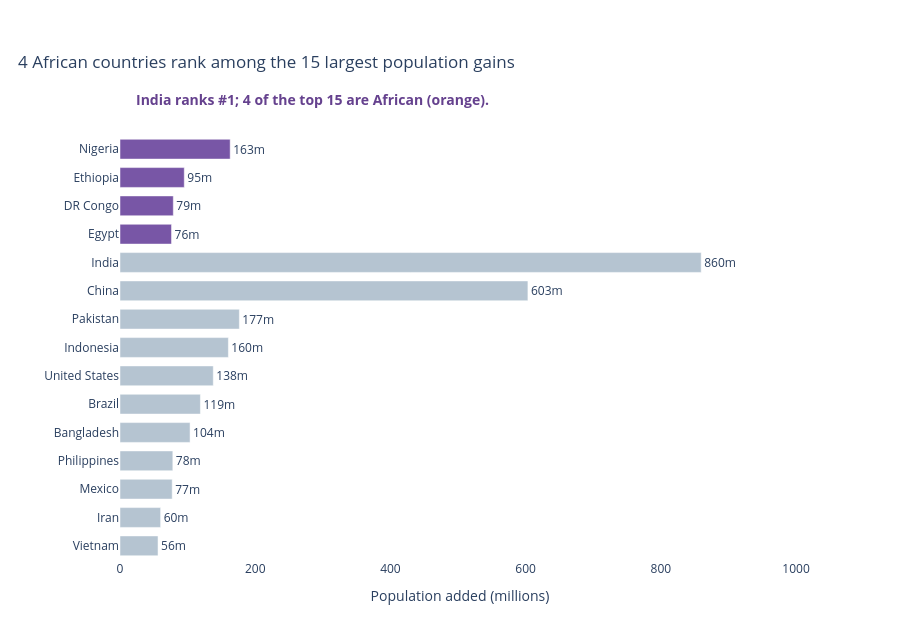

Notebook cell for this chart:
### Markdown cell above
**Chart choice & justification:** A sorted horizontal bar chart makes ranking and country names easy to read. Bars start at zero, while orange highlights African countries against grey context bars; direct values and a count annotation answer both parts of the question (Lecture 2).

**What the chart shows:** India added the most people between 1970 and 2022, about 860 million, followed by China with about 603 million. Four of the top 15 countries are in Africa: Nigeria, Ethiopia, DR Congo and Egypt. I chose horizontal bars because country names are easier to read and the ranking is immediately clear. Highlighting African countries in orange helps answer the second part without making the chart too colourful.

### Code cell
# The key finding is shown through the title, labels and annotations.
# Q2 — Lecture 2: sorted horizontal bars, zero baseline, Africa accent
ranked = df.assign(Added=df['2022 Population']-df['1970 Population']).nlargest(15,'Added').copy()
ranked['Added_m'] = ranked['Added']/1e6
ranked = ranked.sort_values('Added_m')
ranked['Group'] = np.where(ranked.Continent.eq('Africa'),'Africa','Other continents')
africa_count = int(ranked.Continent.eq('Africa').sum())
fig = px.bar(ranked, x='Added_m', y='Country', orientation='h', color='Group',
             color_discrete_map={'Africa':'#7856A6','Other continents':'#B5C4D1'},
             text='Added_m', template='plotly_white',
             title=f'{africa_count} African countries rank among the 15 largest population gains',
             labels={'Added_m':'People added, 1970–2022 (millions)'})
fig.update_traces(texttemplate='%{x:,.0f}m', textposition='outside', cliponaxis=False)
fig.update_layout(showlegend=False, height=620, title_x=.02, margin=dict(l=120,r=95,t=85,b=60),
                  yaxis_title='', xaxis_title='Population added (millions)', bargap=.3)
fig.update_xaxes(range=[0,ranked.Added_m.max()*1.17],showgrid=False,zeroline=False)
fig.update_yaxes(showgrid=False)



fig.add_annotation(x=.02,y=1.11,xref='paper',yref='paper',showarrow=False,xanchor='left',
                   text=f'<b>India ranks #1; {africa_count} of the top 15 are African (orange).</b>',
                   font=dict(size=14,color='#65418E'))
fig.update_layout(margin=dict(l=120,r=100,t=135,b=60))
fig.show()

### Figure 1 — Plotly figure (JSON) as saved in the notebook; plotly's stock layout.template omitted (floating-point values rounded to 4 significant figures)
{"data": [{"alignmentgroup": "True", "cliponaxis": false, "hovertemplate": "Group=Other continents<br>People added, 1970–2022 (millions)=%{text}<br>Country=%{y}<extra></extra>", "legendgroup": "Other continents", "marker": {"color": "#B5C4D1", "pattern": {"shape": ""}}, "name": "Other continents", "offsetgroup": "Other continents", "orientation": "h", "showlegend": true, "text": [56.26, 60.1, 77.21, 78.12, 103.6, 118.9, 138.0, 160.3, 176.5, 603.4, 859.7], "textposition": "outside", "texttemplate": "%{x:,.0f}m", "type": "bar", "x": [56.26, 60.1, 77.21, 78.12, 103.6, 118.9, 138.0, 160.3, 176.5, 603.4, 859.7], "xaxis": "x", "y": ["Vietnam", "Iran", "Mexico", "Philippines", "Bangladesh", "Brazil", "United States", "Indonesia", "Pakistan", "China", "India"], "yaxis": "y"}, {"alignmentgroup": "True", "cliponaxis": false, "hovertemplate": "Group=Africa<br>People added, 1970–2022 (millions)=%{text}<br>Country=%{y}<extra></extra>", "legendgroup": "Africa", "marker": {"color": "#7856A6", "pattern": {"shape": ""}}, "name": "Africa", "offsetgroup": "Africa", "orientation": "h", "showlegend": true, "text": [76.21, 78.86, 95.07, 163.0], "textposition": "outside", "texttemplate": "%{x:,.0f}m", "type": "bar", "x": [76.21, 78.86, 95.07, 163.0], "xaxis": "x", "y": ["Egypt", "DR Congo", "Ethiopia", "Nigeria"], "yaxis": "y"}], "layout": {"annotations": [{"font": {"color": "#65418E", "size": 14}, "showarrow": false, "text": "<b>India ranks #1; 4 of the top 15 are African (orange).</b>", "x": 0.02, "xanchor": "left", "xref": "paper", "y": 1.11, "yref": "paper"}], "bargap": 0.3, "barmode": "relative", "height": 620, "legend": {"title": {"text": "Group"}, "tracegroupgap": 0}, "margin": {"b": 60, "l": 120, "r": 100, "t": 135}, "showlegend": false, "title": {"text": "4 African countries rank among the 15 largest population gains", "x": 0.02}, "xaxis": {"anchor": "y", "domain": [0, 1], "range": [0, 1006.0], "showgrid": false, "title": {"text": "Population added (millions)"}, "zeroline": false}, "yaxis": {"anchor": "x", "domain": [0, 1], "showgrid": false, "title": {"text": ""}}}}
